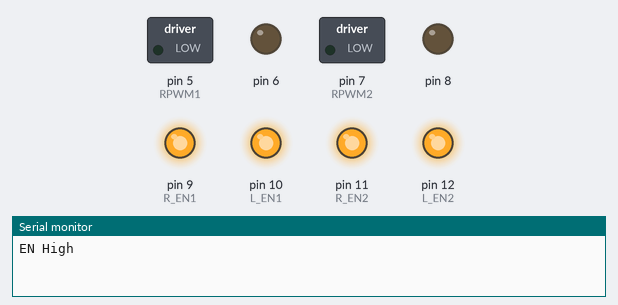
Bench run of a sketch on a simulated Arduino Uno, built with avr-gcc and run on an emulated ATmega328P. Parts: switched loads named in the sketch (green lamp = pin HIGH), output pins drawn as LEDs (lit = HIGH), the last lines printed to the serial monitor.

Above: at 1.1 s.
At 6.1 s:
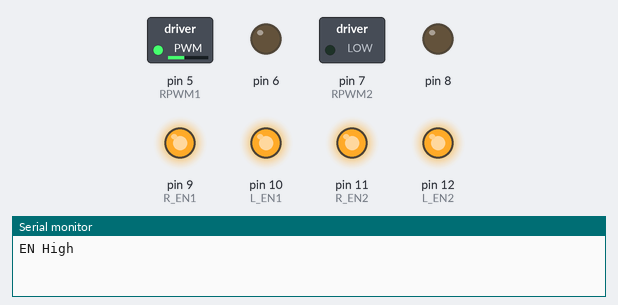
At 10.25 s:
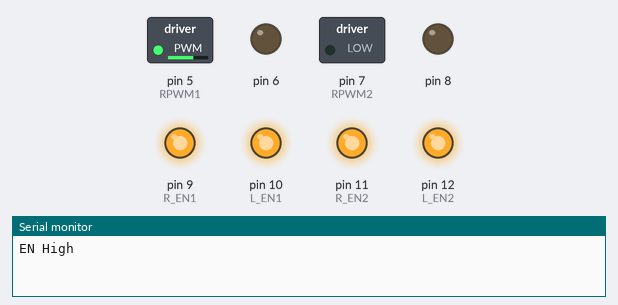
At 14.45 s:
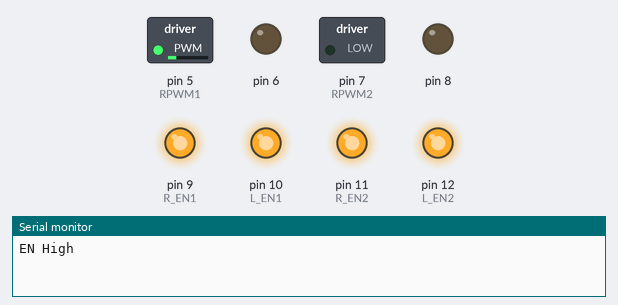
At 21.7 s:
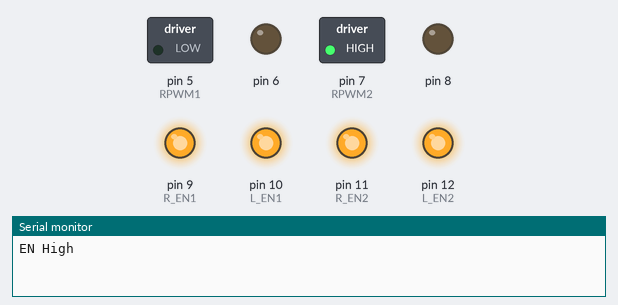
At 32.3 s:
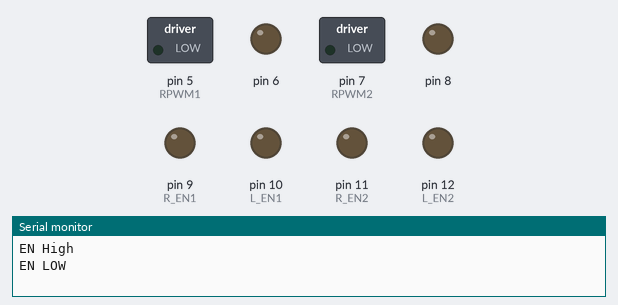
Timing chart, 0 to 40.0 s (numbered marks = the images above):
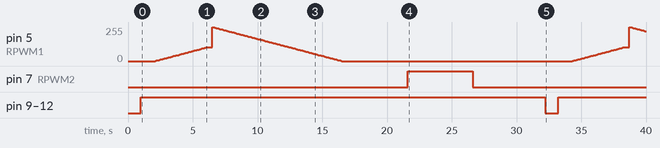

The sketch:

ibt_test_code.ino
```cpp
// Motor 1
int RPWM1 = 5;
int LPWM1 = 6;
int R_EN1 = 9;
int L_EN1 = 10;

// Motor 2
int RPWM2 = 7;
int LPWM2 = 8;
int R_EN2 = 11;
int L_EN2 = 12;

void setup() {
  // Set up pins as outputs
  for (int i = 5; i < 13; i++) {
    pinMode(i, OUTPUT);
  }
  // Set all outputs LOW initially
  for (int i = 5; i < 13; i++) {
    digitalWrite(i, LOW);
  }
  delay(1000);
  Serial.begin(9600); // Initialize serial communication
}

void loop() {
  Serial.println("EN High");
  digitalWrite(R_EN1, HIGH); // Enable motor driver channels
  digitalWrite(L_EN1, HIGH);
  digitalWrite(R_EN2, HIGH);
  digitalWrite(L_EN2, HIGH);
  delay(1000);

  // Increase speed gradually for motor 1
  for (int i = 0; i <= 100; i++) {
    int mappedSpeed = map(i, 0, 100, 0, 255);
    analogWrite(RPWM1, mappedSpeed);
    if(mappedSpeed >= 100) break; // Ensure it doesn't exceed 100
    delay(100);
  }
  delay(500);

  // Decrease speed gradually for motor 1
  for (int i = 100; i >= 0; i--) {
    int mappedSpeed = map(i, 0, 100, 0, 255);
    analogWrite(RPWM1, mappedSpeed);
    delay(100);
  }
  delay(500);

  // Increase speed gradually for motor 2
  for (int i = 0; i <= 100; i++) {
    int mappedSpeed = map(i, 0, 100, 0, 255);
    analogWrite(RPWM2, mappedSpeed);
    if(mappedSpeed >= 100) break; // Ensure it doesn't exceed 100
    delay(100);
  }
  delay(500);

  // Decrease speed gradually for motor 2
  for (int i = 100; i >= 0; i--) {
    int mappedSpeed = map(i, 0, 100, 0, 255);
    analogWrite(RPWM2, mappedSpeed);
    delay(100);
  }
  delay(500);

  Serial.println("EN LOW");
  digitalWrite(R_EN1, LOW); // Disable motor driver channels for motor 1
  digitalWrite(L_EN1, LOW);
  digitalWrite(R_EN2, LOW); // Disable motor driver channels for motor 2
  digitalWrite(L_EN2, LOW);
  delay(1000);
}
```

Measured:
- by itself, pin 7 (RPWM2): LOW → HIGH at 21.6 s, → LOW 5.0 s later
- by itself, pin 9 (R_EN1), pin 10 (L_EN1), pin 11 (R_EN2), pin 12 (L_EN2): LOW → HIGH at 1.0 s, → LOW 31.2 s later, → HIGH 1.0 s later
